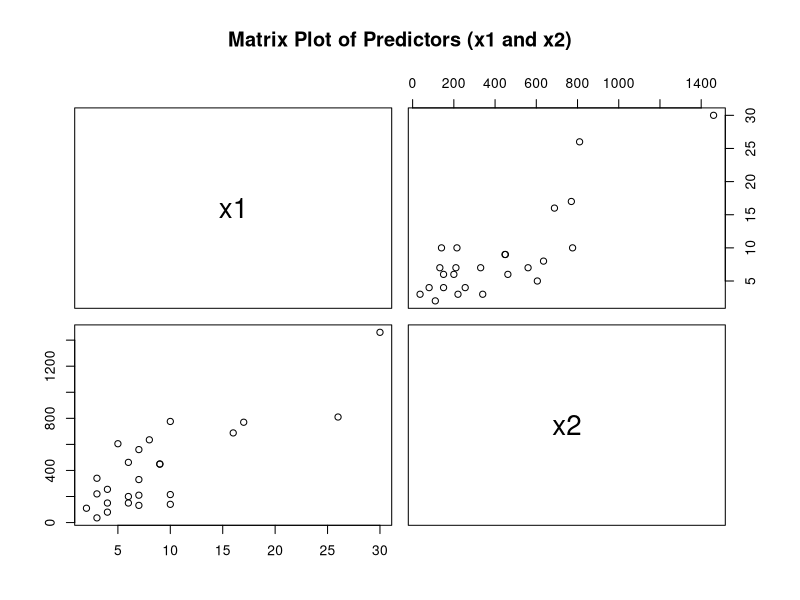
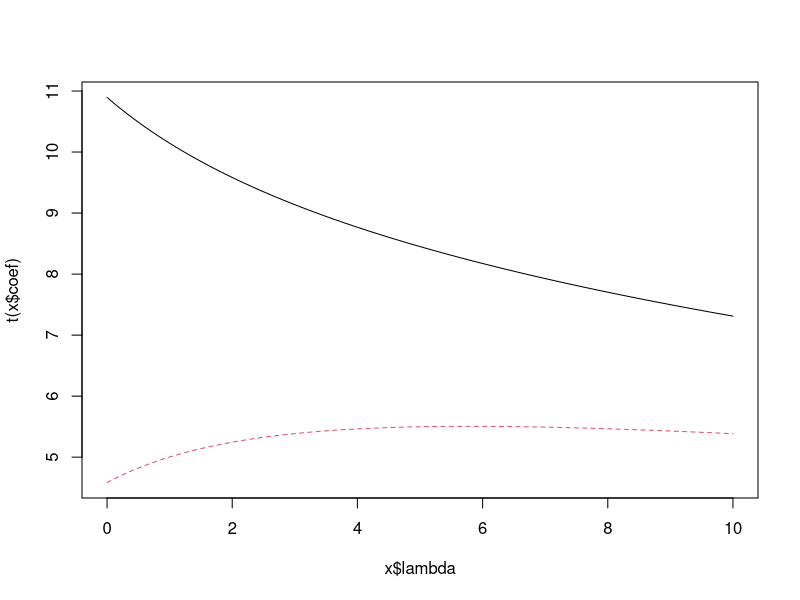

Write R code to recreate these figures, in order.
### ===============================
### Soft Drink Delivery Time Data
### ===============================

df <- data.frame(
  y = c(16.68, 11.50, 12.03, 14.88, 13.75, 18.11, 8.00, 17.83, 79.24, 21.50,
        40.33, 21.00, 13.50, 19.75, 24.00, 29.00, 15.35, 19.00, 9.50, 35.10,
        17.90, 52.32, 18.75, 19.83, 10.75),
  x1 = c(7,3,3,4,6,7,2,7,30,5,
         16,10,4,6,9,10,6,7,3,17,
         10,26,9,8,4),
  x2 = c(560,220,340,80,150,330,110,210,1460,605,
         688,215,255,462,448,776,200,132,36,770,
         140,810,450,635,150)
)

# matrix plot
pairs(df[, c("x1", "x2")],
      main = "Matrix Plot of Predictors (x1 and x2)")

# correlation matrix
cor_matrix <- cor(df[, c("x1", "x2")])
cor_matrix

# c. Check for collinearity issues (VIF, condition index)
library(car)
model <- lm(y ~ x1 + x2, data = df)
vif(model)

# eigenvalues
library(car)
kappa(model)              # condition number
kappa(model, exact = TRUE)

# ridge regression
library(MASS)

# Fit ridge regression over a grid of k values
k_values <- seq(0, 10, 0.1)
ridge_mod <- lm.ridge(y ~ x1 + x2, data = df, lambda = k_values)

# Ridge trace plot
plot(ridge_mod,
     main = "Ridge Trace for Soft Drink Delivery Time Data",
     xlab = "Ridge Penalty (k)",
     ylab = "Standardized Coefficients")

best_k <- ridge_mod$lambda[which.min(ridge_mod$GCV)]
best_k

best_model <- lm.ridge(y ~ x1 + x2, data = df, lambda = best_k)
coef(best_model)
